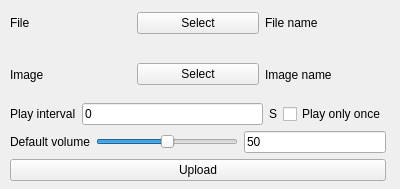
<?xml version="1.0" encoding="UTF-8"?>
<ui version="4.0">
 <class>FileUploadWindow</class>
 <widget class="QWidget" name="FileUploadWindow">
  <property name="geometry">
   <rect>
    <x>0</x>
    <y>0</y>
    <width>400</width>
    <height>189</height>
   </rect>
  </property>
  <property name="windowTitle">
   <string>Form</string>
  </property>
  <widget class="QWidget" name="">
   <property name="geometry">
    <rect>
     <x>10</x>
     <y>0</y>
     <width>376</width>
     <height>181</height>
    </rect>
   </property>
   <layout class="QVBoxLayout" name="verticalLayout_3">
    <item>
     <layout class="QVBoxLayout" name="verticalLayout">
      <item>
       <layout class="QHBoxLayout" name="horizontalLayout">
        <item>
         <widget class="QLabel" name="label">
          <property name="text">
           <string>File</string>
          </property>
         </widget>
        </item>
        <item>
         <widget class="QPushButton" name="selectFilePushButton">
          <property name="text">
           <string>Select</string>
          </property>
         </widget>
        </item>
        <item>
         <widget class="QLabel" name="fileNameLabel">
          <property name="text">
           <string>File name</string>
          </property>
         </widget>
        </item>
       </layout>
      </item>
      <item>
       <layout class="QHBoxLayout" name="horizontalLayout_2">
        <item>
         <widget class="QLabel" name="label_2">
          <property name="text">
           <string>Image</string>
          </property>
         </widget>
        </item>
        <item>
         <widget class="QPushButton" name="selectImagePushButton">
          <property name="text">
           <string>Select</string>
          </property>
         </widget>
        </item>
        <item>
         <widget class="QLabel" name="imageNameLabel">
          <property name="text">
           <string>Image name</string>
          </property>
         </widget>
        </item>
       </layout>
      </item>
     </layout>
    </item>
    <item>
     <layout class="QVBoxLayout" name="verticalLayout_2">
      <item>
       <layout class="QHBoxLayout" name="horizontalLayout_3">
        <item>
         <widget class="QLabel" name="label_3">
          <property name="text">
           <string>Play interval</string>
          </property>
         </widget>
        </item>
        <item>
         <widget class="QLineEdit" name="intervalLineEdit">
          <property name="text">
           <string>0</string>
          </property>
         </widget>
        </item>
        <item>
         <widget class="QLabel" name="label_4">
          <property name="text">
           <string>S</string>
          </property>
         </widget>
        </item>
        <item>
         <widget class="QCheckBox" name="playOnceCheckBox">
          <property name="text">
           <string>Play only once</string>
          </property>
         </widget>
        </item>
       </layout>
      </item>
      <item>
       <layout class="QHBoxLayout" name="horizontalLayout_4">
        <item>
         <widget class="QLabel" name="label_5">
          <property name="text">
           <string>Default volume</string>
          </property>
         </widget>
        </item>
        <item>
         <widget class="QSlider" name="volumeHorizontalSlider">
          <property name="value">
           <number>50</number>
          </property>
          <property name="orientation">
           <enum>Qt::Horizontal</enum>
          </property>
         </widget>
        </item>
        <item>
         <widget class="QLineEdit" name="volumeLineEdit">
          <property name="text">
           <string>50</string>
          </property>
         </widget>
        </item>
       </layout>
      </item>
     </layout>
    </item>
    <item>
     <widget class="QPushButton" name="uploadButton">
      <property name="text">
       <string>Upload</string>
      </property>
     </widget>
    </item>
   </layout>
  </widget>
 </widget>
 <resources/>
 <connections/>
</ui>
